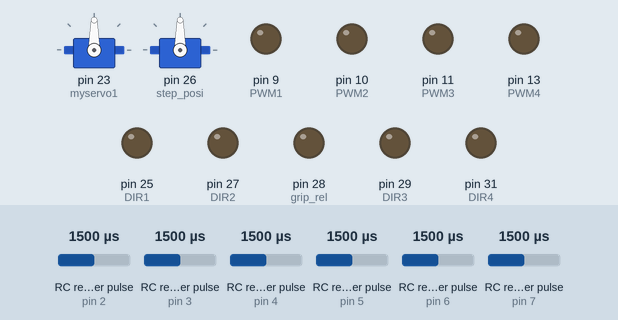
The sketch below on a simulated Arduino Mega 2560, built with avr-gcc and run on an emulated ATmega2560. Parts: 2 × servo, output pins drawn as LEDs (lit = HIGH). Wiring (inferred from the names in the program): 6 × RC receiver channel: data pin 2 / data pin 3 / data pin 4 / data pin 5 / data pin 6 / data pin 7. Inputs (shaded band) come from the test bench; at power-on: RC receiver pulse (sensors on pin 2, pin 3, pin 4, pin 5, pin 6, pin 7) 1500 µs. What the sketch prints to the serial monitor is not drawn.

Above: at 1.2 s.
1.3 s: RC receiver pulse (sensor on pin 2) set to 1355 µs
2.8 s: RC receiver pulse (sensor on pin 2) set to 1328 µs
At 3.5 s:
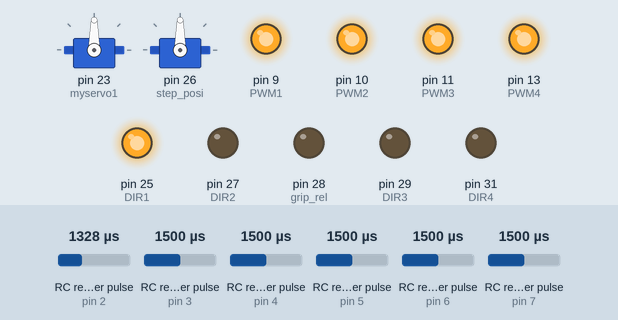
4.3 s: RC receiver pulse (sensor on pin 3) set to 1361 µs
5.8 s: RC receiver pulse (sensor on pin 3) set to 1327 µs
At 7.0 s:
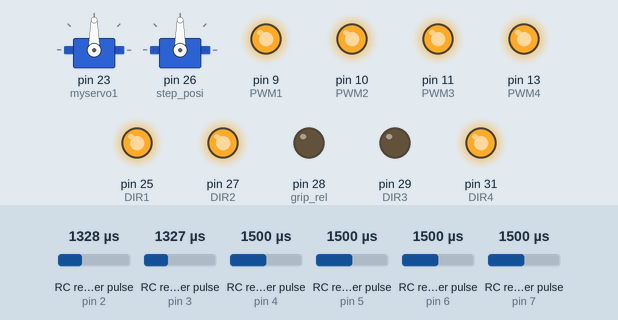
7.3 s: RC receiver pulse (sensor on pin 3) set to 1750 µs
At 8.5 s:
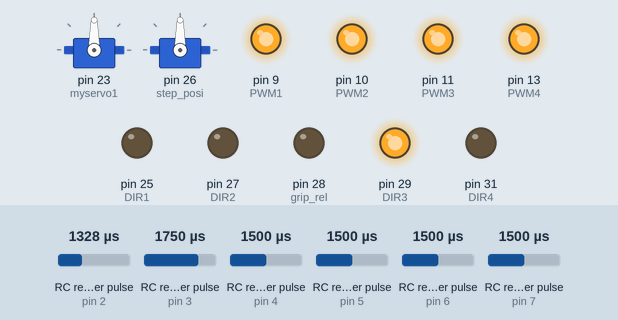
8.8 s: RC receiver pulse (sensor on pin 3) set to 1667 µs
10.3 s: RC receiver pulse (sensor on pin 3) set to 1639 µs
At 10.9 s:
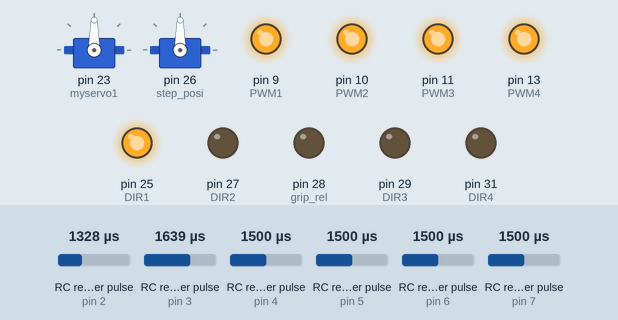
Timing chart, 0 to 12.8 s (numbered marks = the images above; inputs shaded):
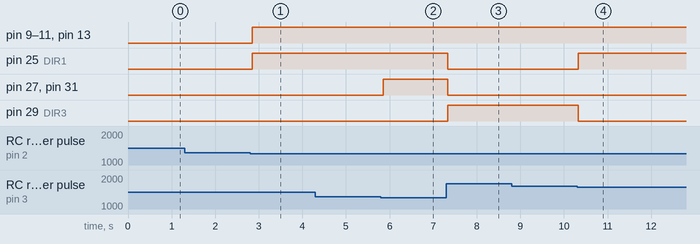

The sketch:

r1_mega.ino
```cpp
#include <AccelStepper.h>
#include <Wire.h>
#include <Servo.h>

///// Define input pins for channels /////

#define step_neg 24
#define step_posi 26
#define grip_rel 28
#define dcv_rel 30

#define CH1 2
#define CH2 3
#define CH3 4
#define CH4 5
#define CH5 6
#define CH6 7
// #define CH7 8
// #define CH8 12

#define DIR1 25
#define PWM1 9
#define DIR2 27
#define PWM2 10
#define DIR3 29
#define PWM3 11
#define DIR4 31
#define PWM4 13

Servo myservo1;
Servo myservo2;

unsigned long startTime;              // Variable to store the start time
const unsigned long duration = 5000;  // Duration in milliseconds (1 minute)

// Global variables for storing channel values
int ch1Value;
int ch2Value;
int ch3Value;
int ch4Value;
int ch5Value;
int ch6Value;


int pulse1;
int pulse2;
int pulse3;
int pulse4;
int pulse5;
int pulse6;


#define step_dir1 34  //  Working
#define step_dir3 38  //  working

#define step_step1 35  //  Working
#define step_step3 39  // WOrking


#define SERVOMIN 150
#define SERVOMAX 600

///// Define instances of AccelStepper /////
AccelStepper stepper1 = AccelStepper(1, step_dir1, step_step1);
AccelStepper stepper2 = AccelStepper(1, step_dir3, step_step3);

// Adafruit_PWMServoDriver myServo = Adafruit_PWMServoDriver();

void setup() {

  Serial.begin(115200);
  // Set input pins
  pinMode(CH1, INPUT);
  pinMode(CH2, INPUT);
  pinMode(CH4, INPUT);
  pinMode(CH3, INPUT);
  pinMode(CH5, INPUT);
  pinMode(CH6, INPUT);


  pinMode(DIR1, OUTPUT);
  pinMode(PWM1, OUTPUT);
  pinMode(DIR2, OUTPUT);
  pinMode(PWM2, OUTPUT);
  pinMode(DIR3, OUTPUT);
  pinMode(PWM3, OUTPUT);
  pinMode(DIR4, OUTPUT);
  pinMode(PWM4, OUTPUT);

  pinMode(step_neg, OUTPUT);
  pinMode(step_posi, OUTPUT);
  pinMode(grip_rel, OUTPUT);
  pinMode(dcv_rel, OUTPUT);

  stepper1.setMaxSpeed(1500);
  stepper1.setAcceleration(1800);
  stepper2.setMaxSpeed(1500);
  stepper2.setAcceleration(1800);

  myservo1.attach(23);
  myservo2.attach(26);

  // myServo.begin();
  // myServo.setPWMFreq(60);

  startTime = millis();
}

void loop() {
  readChannelsatOnce();
  remote_control();
  Serial.print("ch3Value");
  Serial.println(ch3Value);
  Serial.print("ch5Value");
  Serial.println(ch5Value);
  Serial.print("ch6Value");
  Serial.println(ch6Value);
  if (ch6Value > 100){
    Mode2();
    }
}

int readChannel(int channelInput, int minLimit, int maxLimit, int defaultValue) {
  int ch = pulseIn(channelInput, HIGH, 30000);
  if (ch < 100) return defaultValue;
  int val = map(ch, 1000, 2000, minLimit, maxLimit);
  if (val > 255){
    val = 255;
  }
  else if (val < -255){
    val = -255;
  }
  return val;
}

void readChannelsatOnce(){
ch1Value = readChannel(CH1, -255, 255, 0);
ch2Value = readChannel(CH2, -255, 255, 0);
ch3Value = readChannel(CH3, -255, 255, 0);
ch4Value = readChannel(CH4, -255, 255, 0);
ch5Value = readChannel(CH5, -255, 255, 0);
ch6Value = readChannel(CH6, -255, 255, 0);
}

void remote_control() {
  readChannelsatOnce();  ///// Drive function /////
  if (ch2Value > 80 && -80 < ch1Value < 80) {
    run();
    Fdir();
  } else if (ch2Value < -80 && -80 < ch1Value < 80) {
    run();
    Bdir();
  } else if (ch1Value > 80 && -80 < ch2Value < 80) {
    run();
    Rdir();
  } else if (ch1Value < -80 && -80 < ch2Value < 80) {
    run();
    Ldir();
  } else if (-80 < ch1Value < 80 && -80 < ch2Value < 80) {
    stop();
  }
}

void rotate(){
  if (ch2Value > 120 &&  ch1Value > 120){
  run();
  CWR();
  }
  else if (ch2Value < -120 &&  ch1Value <  -120){
  run();
  ACWR();
  }
}


void Mode1(){
}

void Mode2(){
  stepper();
  servo();
}

void stepper() {
  ///// Stepper up and down /////
  if (ch3Value > 100) {
    digitalWrite(step_dir1, 0);
    digitalWrite(step_dir3, 0);
    for (int x = 0; x < 300; x++) {
      digitalWrite(step_step1, LOW);
      digitalWrite(step_step3, LOW);
      delayMicroseconds(700);
      digitalWrite(step_step1, HIGH);
      digitalWrite(step_step3, HIGH);
      delayMicroseconds(700);
    }
  } else if (ch3Value < -100) {
    digitalWrite(step_dir1, 1);
    digitalWrite(step_dir3, 1);
    for (int x = 0; x < 300; x++) {
      digitalWrite(step_step1, HIGH);
      digitalWrite(step_step3, HIGH);
      delayMicroseconds(700);
      digitalWrite(step_step1, LOW);
      digitalWrite(step_step3, LOW);
      delayMicroseconds(700);
    }
  }
}

void servo() {
  ///// Seedling Grab /////
  if (ch5Value < -100) {
    myservo1.write(0);
    myservo2.write(0);
    delay(500);
    myservo1.write(90);
    delay(500);
  } else if (ch5Value > 100) {
    myservo1.write(180);
    myservo2.write(180);
    delay(500);
    myservo1.write(90);
    delay(500);
  } else {
    myservo1.write(90);
    myservo2.write(90);
    delay(500);
  }
}

void Grip() {
  ///// Ball Grab /////
  if (ch6Value > 100) {
    Serial.println("GRIPPING");
    digitalWrite(grip_rel, HIGH);  // Gripper Actuate
  } else {
    Serial.println("UNGRIPPING");
    digitalWrite(grip_rel, LOW);  // Gripper Close
  }
}

void sol_shoot(){
  if (ch5Value < -100){
    Serial.println("OPEN");
    digitalWrite(grip_rel, HIGH);
    digitalWrite(dcv_rel, HIGH);  // Gripper Actuate
  } else if (-20 > ch5Value < 20) {
    Serial.println("CLOSE");
    digitalWrite(grip_rel, LOW);  // Gripper Close
    digitalWrite(dcv_rel, HIGH);
  } else if (ch5Value > 100) {
    Serial.println("SHOOT");
    digitalWrite(dcv_rel, LOW);
  }
}

void Actuate() {
  ///// Shooting angle adjust /////
  if (ch3Value < 100 && ch3Value > -100) {
    Serial.println("stop");
    digitalWrite(step_neg, HIGH);
    digitalWrite(step_posi, HIGH);  // Default state
  } else if (ch3Value > 100) {
    Serial.println("retract");
    digitalWrite(step_neg, LOW);
    digitalWrite(step_posi, HIGH);  // PLZ aage move hoja
  } else {
    Serial.println("extend");
    digitalWrite(step_neg, HIGH);
    digitalWrite(step_posi, LOW);  // plz peeche move hojo T_T
  }
}

void Shoot() {
  ///// Piston shooter /////
  if (ch5Value > 100) {
    Serial.println("shoot");
    digitalWrite(dcv_rel, LOW);  // Shoot
  } else {
    Serial.println("dont");
    digitalWrite(dcv_rel, HIGH);  // Default state
  }
}

///// Quality of life Function /////

void Fdir() {
  digitalWrite(DIR1, LOW);
  digitalWrite(DIR2, LOW);
  digitalWrite(DIR3, HIGH);
  digitalWrite(DIR4, LOW);
}

void Bdir() {
  digitalWrite(DIR1, HIGH);
  digitalWrite(DIR2, HIGH);
  digitalWrite(DIR3, LOW);
  digitalWrite(DIR4, HIGH);
}

void Rdir() {
  digitalWrite(DIR1, LOW);
  digitalWrite(DIR2, HIGH);
  digitalWrite(DIR3, HIGH);
  digitalWrite(DIR4, HIGH);
}

void Ldir() {
  digitalWrite(DIR1, HIGH);
  digitalWrite(DIR2, LOW);
  digitalWrite(DIR3, LOW);
  digitalWrite(DIR4, LOW);
}

void CWR() {
  digitalWrite(DIR1, LOW);
  digitalWrite(DIR2, LOW);
  digitalWrite(DIR3, LOW);
  digitalWrite(DIR4, HIGH);
}

void ACWR() {
  digitalWrite(DIR1, HIGH);
  digitalWrite(DIR2, HIGH);
  digitalWrite(DIR3, HIGH);
  digitalWrite(DIR4, LOW);
}

void run(){
  digitalWrite(PWM1, HIGH);
  digitalWrite(PWM2, HIGH);
  digitalWrite(PWM3, HIGH);
  digitalWrite(PWM4, HIGH);
}

void stop() {
  digitalWrite(PWM1, LOW);
  digitalWrite(PWM2, LOW);
  digitalWrite(PWM3, LOW);
  digitalWrite(PWM4, LOW);
}
```

Measured:
- the behaviour switches between 1343 and 1342 µs on RC receiver pulse (sensor on pin 2) (found by bisection; images 0 and 1)
- the behaviour switches between 1343 and 1342 µs on RC receiver pulse (sensor on pin 3) (found by bisection; images 1 and 2)
- the behaviour switches between 1658 and 1657 µs on RC receiver pulse (sensor on pin 3) (found by bisection; images 3 and 4)
- after the input at 1.3 s, every drawn part: stays the same
- after the input at 2.8 s, pin 9 (PWM1), pin 10 (PWM2), pin 11 (PWM3), pin 13 (PWM4), pin 25 (DIR1): LOW → HIGH after 0.05 s
- after the input at 4.3 s, every drawn part: stays the same
- after the input at 5.8 s, pin 27 (DIR2), pin 31 (DIR4): LOW → HIGH after 0.05 s
- after the input at 7.3 s, pin 25 (DIR1), pin 27 (DIR2), pin 31 (DIR4): HIGH → LOW at once; pin 29 (DIR3): LOW → HIGH at once
- after the input at 8.8 s, every drawn part: stays the same
- after the input at 10.3 s, pin 25 (DIR1): LOW → HIGH at once; pin 29 (DIR3): HIGH → LOW at once
